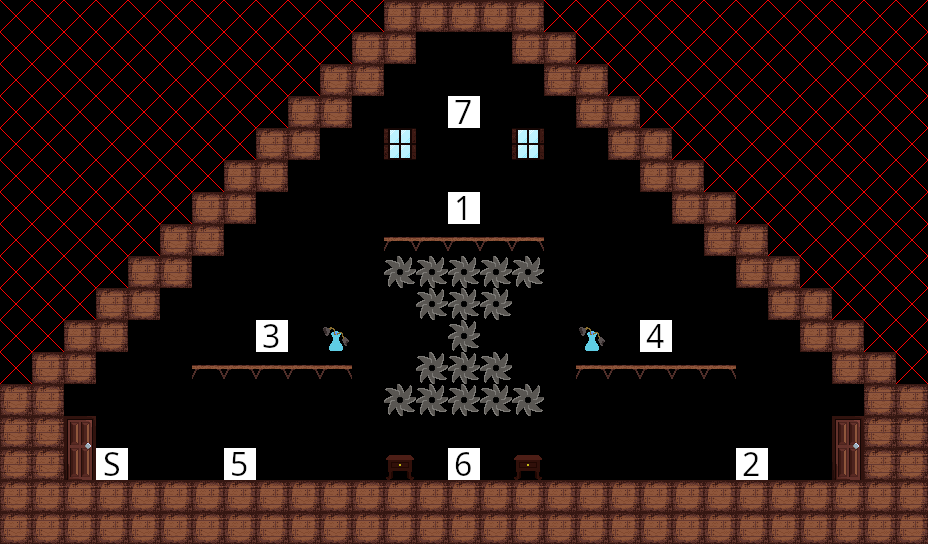

Below is a game level as drawn by its tile map, then a one-line description and the .tmx file that defines it, in full:
An orthogonal 29x17 tile map with 32x32 px tiles, 1 tile layer (Tile Layer 1).

<map version="1.10" tiledversion="1.10.2" orientation="orthogonal" renderorder="right-down" width="29" height="17" tilewidth="32" tileheight="32" infinite="0" nextlayerid="2" nextobjectid="1">
 <editorsettings>
  <export target="../assets/levels/LevelPyramid.csv" format="csv" />
 </editorsettings>
 <tileset firstgid="1" source="tiles.tsx" />
 <layer id="1" name="Tile Layer 1" width="29" height="17">
  <data encoding="csv">
7,7,7,7,7,7,7,7,7,7,7,7,2,2,2,2,2,7,7,7,7,7,7,7,7,7,7,7,7,
7,7,7,7,7,7,7,7,7,7,7,2,2,0,0,0,2,2,7,7,7,7,7,7,7,7,7,7,7,
7,7,7,7,7,7,7,7,7,7,2,2,0,0,0,0,0,2,2,7,7,7,7,7,7,7,7,7,7,
7,7,7,7,7,7,7,7,7,2,2,0,0,0,107,0,0,0,2,2,7,7,7,7,7,7,7,7,7,
7,7,7,7,7,7,7,7,2,2,0,0,23,0,0,0,23,0,0,2,2,7,7,7,7,7,7,7,7,
7,7,7,7,7,7,7,2,2,0,0,0,0,0,0,0,0,0,0,0,2,2,7,7,7,7,7,7,7,
7,7,7,7,7,7,2,2,0,0,0,0,0,0,101,0,0,0,0,0,0,2,2,7,7,7,7,7,7,
7,7,7,7,7,2,2,0,0,0,0,0,3,3,3,3,3,0,0,0,0,0,2,2,7,7,7,7,7,
7,7,7,7,2,2,0,0,0,0,0,0,4,4,4,4,4,0,0,0,0,0,0,2,2,7,7,7,7,
7,7,7,2,2,0,0,0,0,0,0,0,0,4,4,4,0,0,0,0,0,0,0,0,2,2,7,7,7,
7,7,2,2,0,0,0,0,103,0,22,0,0,0,4,0,0,0,22,0,104,0,0,0,0,2,2,7,7,
7,2,2,0,0,0,3,3,3,3,3,0,0,4,4,4,0,0,3,3,3,3,3,0,0,0,2,2,7,
2,2,0,0,0,0,0,0,0,0,0,0,4,4,4,4,4,0,0,0,0,0,0,0,0,0,0,2,2,
2,2,0,0,0,0,0,0,0,0,0,0,0,0,0,0,0,0,0,0,0,0,0,0,0,0,0,2,2,
2,2,24,6,0,0,0,105,0,0,0,0,21,0,106,0,21,0,0,0,0,0,0,102,0,0,24,2,2,
2,2,2,2,2,2,2,2,2,2,2,2,2,2,2,2,2,2,2,2,2,2,2,2,2,2,2,2,2,
2,2,2,2,2,2,2,2,2,2,2,2,2,2,2,2,2,2,2,2,2,2,2,2,2,2,2,2,2
</data>
 </layer>
</map>
